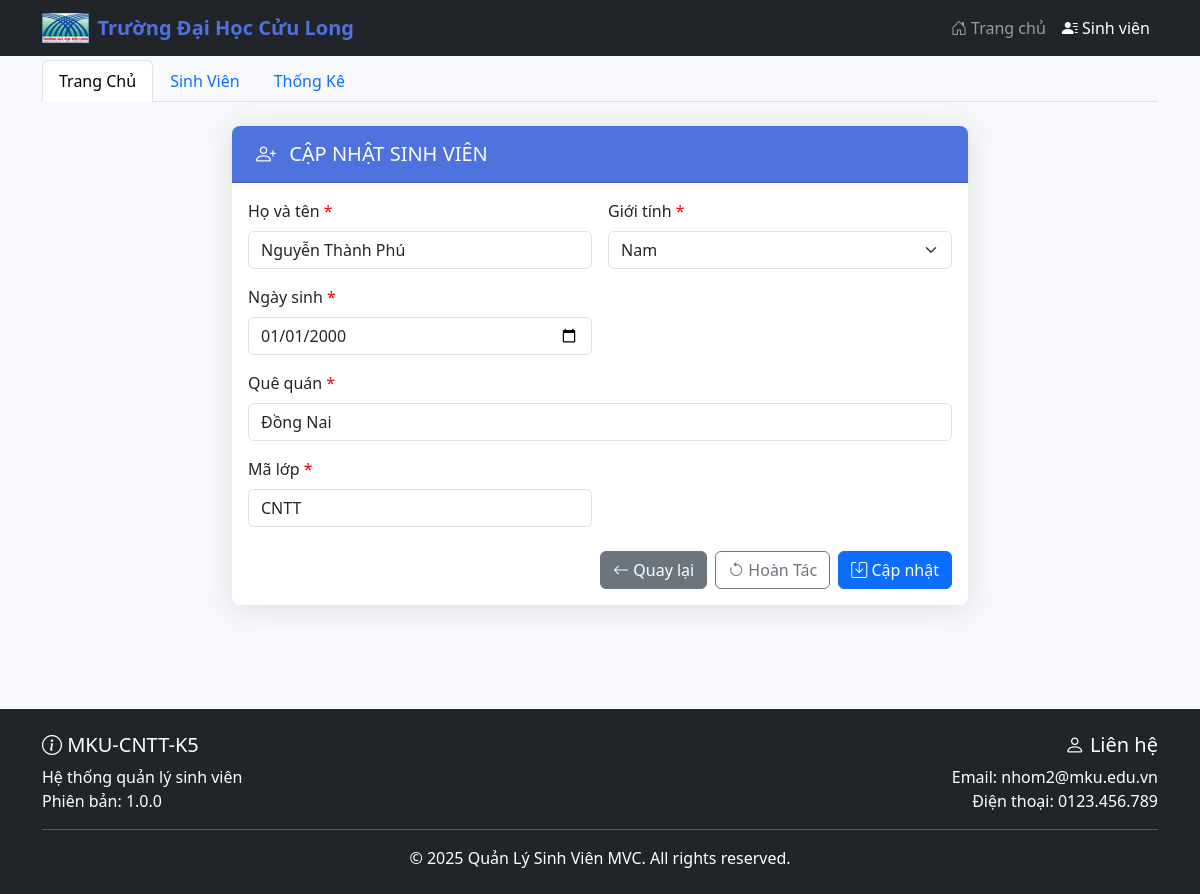
Screenshot of /sinhvien_mvc/index.php?controller=sinhvien&action=hienthiCapNhatSV&masv=SV001 with the database file from the repository.
### tables this page shows
CREATE TABLE `sinhvien` (
  `MaSV` varchar(15) NOT NULL,
  `TenSV` varchar(20) NOT NULL,
  `GioiTinh` bit(1) NOT NULL,
  `NgaySinh` date NOT NULL,
  `QueQuan` varchar(50) DEFAULT NULL,
  `MaLop` varchar(5) NOT NULL
);

### sinhvien_mvc/controllers/sinhvien_controller.php (called while the page is built, shortened)
<?php
include_once('models/sinhvien.php');
class SinhVienController extends BaseController
{
    public function hienthiCapNhatSV()
    {
       if(isset($_GET['masv']))
        {
            $masv = $_GET['masv'];
            $sinhvien=SinhVien::layChiTietSV($masv);
            $data=array('sinhvien'=>$sinhvien);
        }
        else
            $data=[];
		$this->render('capnhatsv', $data);
    }
}
?>

### sinhvien_mvc/router.php (called while the page is built, shortened)
<?php
$controller = new $tenClass;
$controller->$action();
?>

### sinhvien_mvc/index.php (called while the page is built, shortened)
<?php
	require_once('router.php');
?>

### sinhvien_mvc/models/sinhvien.php (called while the page is built, shortened)
<?php
class SinhVien
{
    function __construct($ma, $ten, $gioitinh, $ngaysinh, $quequan, $malop)
    {
        $this->TenSV = $ten;
        $this->GioiTinh = $gioitinh;
        $this->NgaySinh = $ngaysinh;
        $this->QueQuan = $quequan;
        $this->MaLop = $malop;
    }
    public static function layChiTietSV($masv)
    {
        $list = [];
        $db = DB::getInstance();
        $result = $db->prepare('SELECT * FROM sinhvien WHERE MaSV = :ma');
        $result->setFetchMode(PDO::FETCH_ASSOC);
        $result->execute(array('ma' => $masv));
        foreach ($result->fetchAll() as $item) {
            $list[] = new SinhVien($item['MaSV'], $item['TenSV'], $item['GioiTinh'], $item['NgaySinh'], $item['QueQuan'], $item['MaLop']);
        }
        return $list;
    }
}
?>

### sinhvien_mvc/views/sinhvien/capnhatsv.php (the view, shortened to what this page needs)
<div class="container py-4">
    <div class="row justify-content-center">
        <div class="col-lg-8">
            <div class="card">
                <div class="card-header">
                    <h5 class="mb-0">
                        <i class="bi bi-person-plus me-2"></i>
                        <?= isset($sinhvien) ? 'CẬP NHẬT' : 'THÊM MỚI' ?> SINH VIÊN
                    </h5>
                </div>
                <div class="card-body">
                    <form method="post" action="index.php?controller=sinhvien&action=<?= isset($sinhvien) ? 'xulyCapNhatSV' : 'xulyThemSV' ?>">
                        <div class="row g-3">
                            <div class="col-md-6">
                                <label for="tensv" class="form-label required-label">Họ và tên</label>
                                <input type="text" class="form-control" id="tensv" name="tensv" required
                                       value="<?= isset($sinhvien) ? $sinhvien[0]->TenSV : '' ?>">
                            </div>
                            <div class="col-md-6">
                                <label for="gioitinh" class="form-label required-label">Giới tính</label>
                                <select class="form-select" id="gioitinh" name="gioitinh" required>
                                    <option value="1" <?= (isset($sinhvien[0]->GioiTinh) && $sinhvien[0]->GioiTinh == 1) ? 'selected' : '' ?>>Nam</option>
                                </select>
                            </div>
                            <div class="col-md-6">
                                <label for="ngaysinh" class="form-label required-label">Ngày sinh</label>
                                <input type="date" class="form-control" id="ngaysinh" name="ngaysinh" required
                                       value="<?= isset($sinhvien) ? date('Y-m-d', strtotime($sinhvien[0]->NgaySinh)) : '' ?>">
                            </div>
                            <div class="col-12">
                                <label for="quequan" class="form-label required-label">Quê quán</label>
                                <input type="text" class="form-control" id="quequan" name="quequan" required
                                       value="<?= isset($sinhvien) ? $sinhvien[0]->QueQuan : '' ?>">
                            </div>
                            <div class="col-md-6">
                                <label for="malop" class="form-label required-label">Mã lớp</label>
                                <input type="text" class="form-control" id="malop" name="malop" required
                                       value="<?= isset($sinhvien) ? $sinhvien[0]->MaLop : '' ?>">
                            </div>
                            <div class="col-12 mt-4">
                                <div class="d-flex justify-content-end">
                                    <a href="index.php?controller=sinhvien&action=hienthiDanhSachSV"
                                       class="btn btn-secondary me-2">
                                       <i class="bi bi-arrow-left"></i> Quay lại
                                    </a>
                                    <button type="reset" class="btn btn-outline-secondary me-2">
                                        <i class="bi bi-arrow-counterclockwise"></i> Hoàn Tác
                                    </button>
                                    <button type="submit" class="btn btn-primary">
                                        <i class="bi bi-save"></i> <?= isset($sinhvien) ? 'Cập nhật' : 'Lưu lại' ?>
                                    </button>
                                </div>
                            </div>
                        </div>
                    </form>
                </div>
            </div>
        </div>
    </div>
</div>

### sinhvien_mvc/views/layouts/header.php (style rules this page uses)
:root { --primary-color: #4e73df; --secondary-color: #f8f9fc; --banner-gradient: linear-gradient(135deg, #0066cc 0%, #004080 100%); }
body { background-color: #f8f9fc; font-family: 'Segoe UI', Tahoma, Geneva, Verdana, sans-serif; }
.card { border-radius: 0.5rem; box-shadow: 0 0.15rem 1.75rem 0 rgba(58, 59, 69, 0.15); border: none; margin-bottom: 2rem; transition: transform 0.3s, box-shadow 0.3s; }
.card-header { background-color: var(--primary-color); color: white; font-weight: 600; border-radius: 0.5rem 0.5rem 0 0 !important; padding: 1rem 1.5rem; }
.required-label:after { content: " *"; color: red; }

### rows the page displays
sinhvien: tensv "Nguyễn Thành Phú", gioitinh "Nam", ngaysinh "01/01/2000", quequan "Đồng Nai", malop "CNTT"
